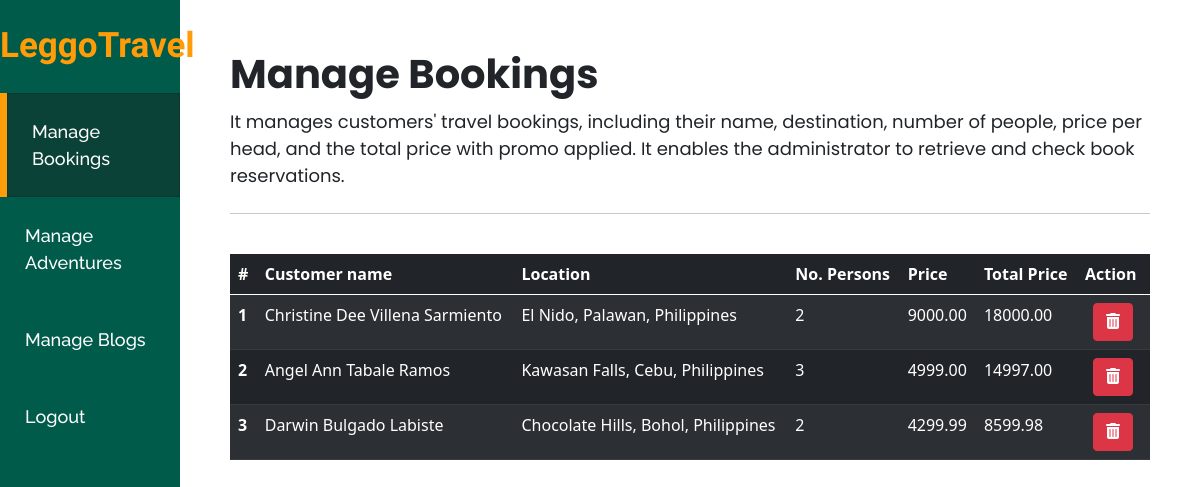
Page /admin/index.php (signed in) on the committed database.
### tables this page shows
CREATE TABLE `tbl_booking` (
  `id` int(11) NOT NULL,
  `user_id` int(11) NOT NULL,
  `customer_name` varchar(125) NOT NULL,
  `location` varchar(100) NOT NULL,
  `persons` int(11) NOT NULL,
  `price` float(11,2) NOT NULL,
  `total_price` float(11,2) NOT NULL
);

### admin/index.php (the view, shortened to what this page needs)
<!DOCTYPE html>
<html lang="en">
<head>
    <link rel="stylesheet" href="../style/bootstrap-5.0.2-dist/css/bootstrap.min.css">
    <link rel="stylesheet" href="../style/admin.css">
</head>
<body>
    <div class="custom-container">
        <nav class="navigation">
            <p>LeggoTravel</p>
            <ul>
                <li>
                    <a class="active" href="index.php">Manage Bookings</a>
                </li>
                <li>
                    <a href="adventure.php">Manage Adventures</a>
                </li>
                <li>
                    <a href="blogs.php">Manage Blogs</a>
                </li>
                <li>
                    <a  href="../db/db_logout_admin.php">Logout</a>
                </li>
            </ul>
        </nav>
        <div class="flex-container">
            <div class="flex-container-title">
                <h1>Manage Bookings</h1>
                <p>It manages customers' travel bookings, including their name, destination, number of people, price per head, and the total price with promo applied. It enables the administrator to retrieve and check book reservations.</p>
            </div>
            <hr class="mt-4">
            <div class="adventures-table-wrapper table-responsive">
                <table class="table table-striped table-dark">
                    <thead>
                        <tr>
                            <th scope="col">#</th>
                            <th scope="col">Customer name</th>
                            <th scope="col">Location</th>
                            <th scope="col">No. Persons</th>
                            <th scope="col">Price</th>
                            <th scope="col">Total Price</th>
                            <th scope="col">Action</th>
                        </tr>
                    </thead>
                    <tbody>
                        <?php
                            include_once '../db/db_connect.php';
                            $sql = "SELECT * FROM tbl_booking ORDER BY id DESC";
                            $result = mysqli_query($connect, $sql);
                            $count = 0;
                            if(mysqli_num_rows($result) > 0) {
                                while ($row = mysqli_fetch_assoc($result)) {
                                    $count++;
                                    echo "<tr>".
                                            "<th>".$count."</th>".
                                            "<td class='text-capitalize'>".$row["customer_name"]."</td>".
                                            "<td class='text-capitalize'>".$row["location"]."</td>".
                                            "<td>".$row["persons"]."</td>".
                                            "<td class='text-capitalize'>".$row["price"]."</td>".
                                            "<td class='text-capitalize'>".$row["total_price"]."</td>".
                                            "<td>".
                                                "<a href='../db/db_deleteBooking.php?id=".$row["id"]."' class='btn btn-danger text-white mx-2'><i class='fas fa-trash-alt'></i></a>".
                                            "</td>".
                                         "</tr>";
                                }
                            }
                        ?>
                    </tbody>
                </table>
            </div>
        </div>
    </div>
</body>
</html>

### style/admin.css (style rules this page uses)
.custom-container { display: flex; position: relative; width: 100%; }
.navigation { display: block; position: fixed; width: 15%; height: 100vh; background-color: var(--dark-blue); z-index: 99; }
.navigation p { text-align: center; font-family: var(--scheherazade); font-size: 35px; font-weight: 600; color: #fff; padding: 20px 0; color: var(--orange); }
.navigation ul li a { display: block; width: 100%; padding: 25px 25px; font-size: 18px; color: #fff; font-family: var(--raleway); font-weight: 500; }
.navigation ul li a:hover, a.active { transition: .3s border-left; background-color: var(--dark-blue2); box-shadow: inset 0 0 2px rgba(0, 0, 0, 0.5); border-left: 7px solid var(--orange); }
.flex-container { display: block; position: sticky; width: 85%; height: 100vh; left: 15%; padding: 50px; overflow: hidden; }
.flex-container h1 { font-family: var(--poppins); font-weight: 700; }
.flex-container p { font-family: var(--poppins); font-size: 18px; margin: 10px 0; }
.adventures-table-wrapper { margin-top: 40px; }

### style/global.css (style rules this page uses)
body { margin: 0; padding: 0; top: 0; bottom: 0; left: 0; right: 0; }
*, *::after, *::before { box-sizing: border-box; }
:root { --poppins: 'Poppins', sans-serif; --raleway: 'Raleway', sans-serif; --scheherazade: 'Scheherazade New', serif; --orange: #ff9c07; --dark-orange: #c38220; --brown: #7F5F35; --semi-white: #FFECCC; --dark-blue: #005B4A; --dark-blue2: #0b4238; }
a { text-decoration: none; cursor: pointer; color: #000; }
ul { margin: 0; padding: 0; }
li { list-style: none; margin: 0; padding: 0; }
p, h1, h2, h3, h4, h5 { margin: 0; padding: 0; }
.btn { font-family: var(--poppins); }

### rows in the picture
tbl_booking: customer_name "Christine Dee Villena Sarmiento", location "El Nido, Palawan, Philippines", persons "2", price "9000.00", total_price "18000.00"
tbl_booking: customer_name "Angel Ann Tabale Ramos", location "Kawasan Falls, Cebu, Philippines", persons "3", price "4999.00", total_price "14997.00"
tbl_booking: customer_name "Darwin Bulgado Labiste", location "Chocolate Hills, Bohol, Philippines", persons "2", price "4299.99", total_price "8599.98"
